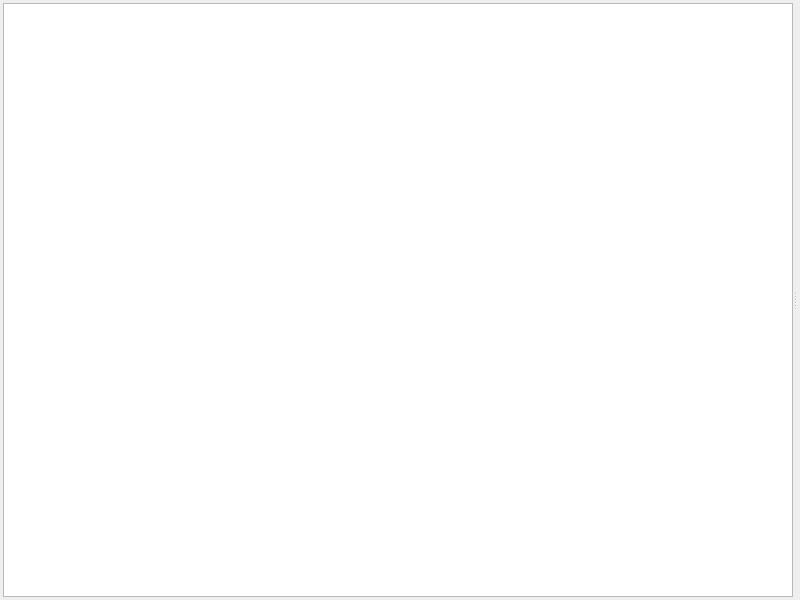
<?xml version="1.0" encoding="UTF-8"?>
<ui version="4.0">
 <class>PreferencesWidget</class>
 <widget class="QWidget" name="PreferencesWidget">
  <property name="geometry">
   <rect>
    <x>0</x>
    <y>0</y>
    <width>800</width>
    <height>600</height>
   </rect>
  </property>
  <property name="windowTitle">
   <string>Preferences</string>
  </property>
  <layout class="QVBoxLayout" name="verticalLayout">
   <property name="margin">
    <number>3</number>
   </property>
   <item>
    <widget class="QSplitter" name="splitter">
     <property name="orientation">
      <enum>Qt::Horizontal</enum>
     </property>
     <widget class="QTreeWidget" name="treeWidget">
      <attribute name="headerVisible">
       <bool>false</bool>
      </attribute>
      <attribute name="headerVisible">
       <bool>false</bool>
      </attribute>
      <column>
       <property name="text">
        <string notr="true">1</string>
       </property>
      </column>
     </widget>
     <widget class="QStackedWidget" name="stackedWidget"/>
    </widget>
   </item>
  </layout>
  <action name="actionClose">
   <property name="text">
    <string>Close</string>
   </property>
   <property name="shortcut">
    <string>Ctrl+W</string>
   </property>
  </action>
 </widget>
 <resources/>
 <connections>
  <connection>
   <sender>actionClose</sender>
   <signal>triggered()</signal>
   <receiver>PreferencesWidget</receiver>
   <slot>close()</slot>
   <hints>
    <hint type="sourcelabel">
     <x>-1</x>
     <y>-1</y>
    </hint>
    <hint type="destinationlabel">
     <x>399</x>
     <y>299</y>
    </hint>
   </hints>
  </connection>
 </connections>
</ui>
